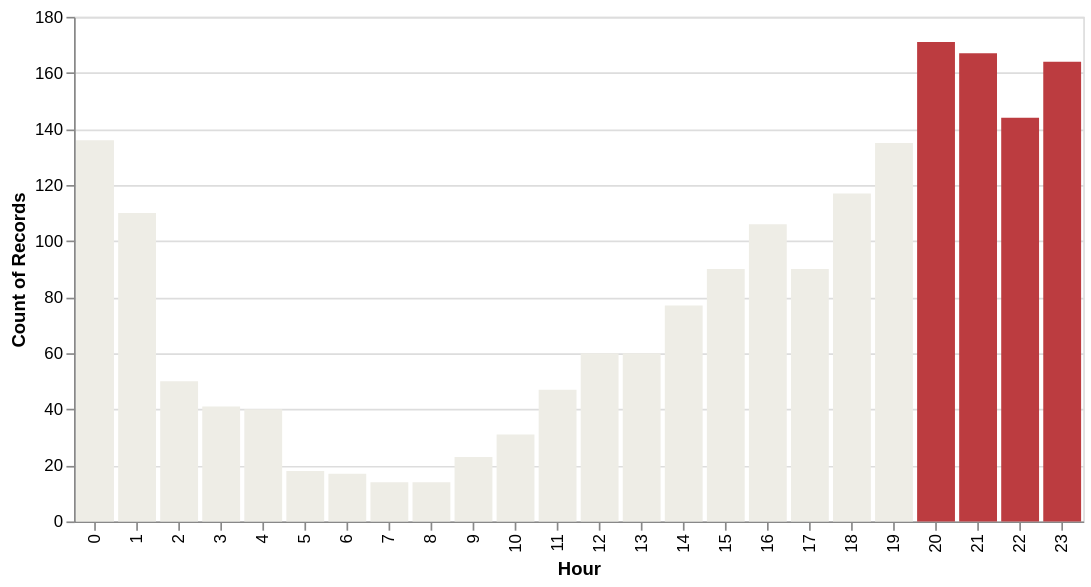

Source (Vega-Lite JSON):
### Vega-Lite specification from a JSON file in a GitHub repository (floating-point values rounded to 4 significant figures; data arrays with more than 128 entries replaced by an {"elided": "..."} marker saying what was removed)
{"config": {"view": {"continuousWidth": 400, "continuousHeight": 300}}, "data": {"name": "data-446d699a074280fe377d0a5c1c4cda00"}, "mark": "bar", "encoding": {"color": {"condition": {"value": "#bc3c40", "test": "(datum.Hour > 19)"}, "value": "#eeede6"}, "x": {"type": "ordinal", "field": "Hour"}, "y": {"type": "quantitative", "aggregate": "count", "field": "race"}}, "width": 600, "$schema": "https://vega.github.io/schema/vega-lite/v4.8.1.json", "datasets": {"data-446d699a074280fe377d0a5c1c4cda00": {"elided": "1922 records"}}}
